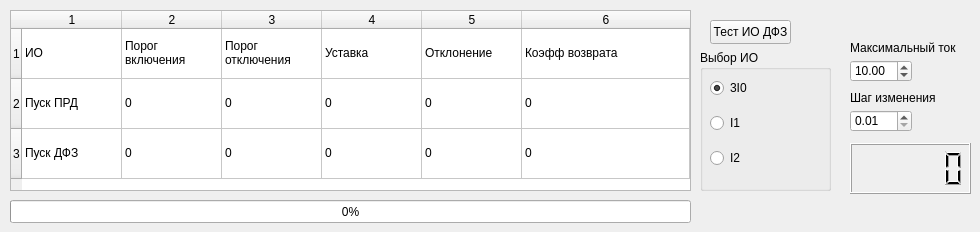
    <widget class="QWidget" name="tab_5">
     <attribute name="title">
      <string>Компараторы</string>
     </attribute>
     <widget class="QTableWidget" name="TestTHRtableWidget">
      <property name="geometry">
       <rect>
        <x>10</x>
        <y>10</y>
        <width>681</width>
        <height>181</height>
       </rect>
      </property>
      <property name="rowCount">
       <number>3</number>
      </property>
      <property name="columnCount">
       <number>6</number>
      </property>
      <attribute name="horizontalHeaderMinimumSectionSize">
       <number>50</number>
      </attribute>
      <attribute name="horizontalHeaderShowSortIndicator" stdset="0">
       <bool>false</bool>
      </attribute>
      <attribute name="horizontalHeaderStretchLastSection">
       <bool>true</bool>
      </attribute>
      <attribute name="verticalHeaderMinimumSectionSize">
       <number>50</number>
      </attribute>
      <attribute name="verticalHeaderStretchLastSection">
       <bool>false</bool>
      </attribute>
      <row/>
      <row/>
      <row/>
      <column/>
      <column/>
      <column/>
      <column/>
      <column/>
      <column/>
      <item row="0" column="0">
       <property name="text">
        <string>ИО</string>
       </property>
      </item>
      <item row="0" column="1">
       <property name="text">
        <string>Порог включения</string>
       </property>
      </item>
      <item row="0" column="2">
       <property name="text">
        <string>Порог отключения</string>
       </property>
      </item>
      <item row="0" column="3">
       <property name="text">
        <string>Уставка</string>
       </property>
      </item>
      <item row="0" column="4">
       <property name="text">
        <string>Отклонение</string>
       </property>
      </item>
      <item row="0" column="5">
       <property name="text">
        <string>Коэфф возврата</string>
       </property>
      </item>
      <item row="1" column="0">
       <property name="text">
        <string>Пуск ПРД</string>
       </property>
      </item>
      <item row="1" column="1">
       <property name="text">
        <string>0</string>
       </property>
      </item>
      <item row="1" column="2">
       <property name="text">
        <string>0</string>
       </property>
      </item>
      <item row="1" column="3">
       <property name="text">
        <string>0</string>
       </property>
      </item>
      <item row="1" column="4">
       <property name="text">
        <string>0</string>
       </property>
      </item>
      <item row="1" column="5">
       <property name="text">
        <string>0</string>
       </property>
      </item>
      <item row="2" column="0">
       <property name="text">
        <string>Пуск ДФЗ</string>
       </property>
      </item>
      <item row="2" column="1">
       <property name="text">
        <string>0</string>
       </property>
      </item>
      <item row="2" column="2">
       <property name="text">
        <string>0</string>
       </property>
      </item>
      <item row="2" column="3">
       <property name="text">
        <string>0</string>
       </property>
      </item>
      <item row="2" column="4">
       <property name="text">
        <string>0</string>
       </property>
      </item>
      <item row="2" column="5">
       <property name="text">
        <string>0</string>
       </property>
      </item>
     </widget>
     <widget class="QPushButton" name="pushButton_10">
      <property name="geometry">
       <rect>
        <x>710</x>
        <y>20</y>
        <width>81</width>
        <height>24</height>
       </rect>
      </property>
      <property name="text">
       <string>Тест ИО ДФЗ</string>
      </property>
     </widget>
     <widget class="QProgressBar" name="TestTHRprogressBar">
      <property name="geometry">
       <rect>
        <x>10</x>
        <y>200</y>
        <width>681</width>
        <height>23</height>
       </rect>
      </property>
      <property name="maximum">
       <number>1000</number>
      </property>
      <property name="value">
       <number>0</number>
      </property>
     </widget>
     <widget class="QGroupBox" name="groupBox">
      <property name="geometry">
       <rect>
        <x>700</x>
        <y>50</y>
        <width>131</width>
        <height>141</height>
       </rect>
      </property>
      <property name="title">
       <string>Выбор ИО</string>
      </property>
      <widget class="QWidget" name="verticalLayoutWidget_6">
       <property name="geometry">
        <rect>
         <x>10</x>
         <y>19</y>
         <width>111</width>
         <height>111</height>
        </rect>
       </property>
       <layout class="QVBoxLayout" name="verticalLayout_6">
        <item>
         <widget class="QRadioButton" name="I0radioButton">
          <property name="text">
           <string>3I0</string>
          </property>
          <property name="checked">
           <bool>true</bool>
          </property>
         </widget>
        </item>
        <item>
         <widget class="QRadioButton" name="I1radioButton">
          <property name="text">
           <string>I1</string>
          </property>
         </widget>
        </item>
        <item>
         <widget class="QRadioButton" name="I2radioButton">
          <property name="text">
           <string>I2</string>
          </property>
         </widget>
        </item>
       </layout>
      </widget>
     </widget>
     <widget class="QDoubleSpinBox" name="TestTHR_MaxdoubleSpinBox">
      <property name="geometry">
       <rect>
        <x>850</x>
        <y>60</y>
        <width>62</width>
        <height>22</height>
       </rect>
      </property>
      <property name="value">
       <double>10.000000000000000</double>
      </property>
     </widget>
     <widget class="QDoubleSpinBox" name="TestTHR_stepdoubleSpinBox">
      <property name="geometry">
       <rect>
        <x>850</x>
        <y>110</y>
        <width>62</width>
        <height>22</height>
       </rect>
      </property>
      <property name="minimum">
       <double>0.010000000000000</double>
      </property>
      <property name="maximum">
       <double>1.000000000000000</double>
      </property>
     </widget>
     <widget class="QLabel" name="label_15">
      <property name="geometry">
       <rect>
        <x>850</x>
        <y>40</y>
        <width>121</width>
        <height>16</height>
       </rect>
      </property>
      <property name="text">
       <string>Максимальный ток</string>
      </property>
     </widget>
     <widget class="QLabel" name="label_16">
      <property name="geometry">
       <rect>
        <x>850</x>
        <y>90</y>
        <width>91</width>
        <height>16</height>
       </rect>
      </property>
      <property name="text">
       <string>Шаг изменения</string>
      </property>
     </widget>
     <widget class="QLCDNumber" name="TestTHRIxlcdNumber">
      <property name="geometry">
       <rect>
        <x>850</x>
        <y>143</y>
        <width>121</width>
        <height>51</height>
       </rect>
      </property>
      <property name="smallDecimalPoint">
       <bool>true</bool>
      </property>
     </widget>
    </widget>
